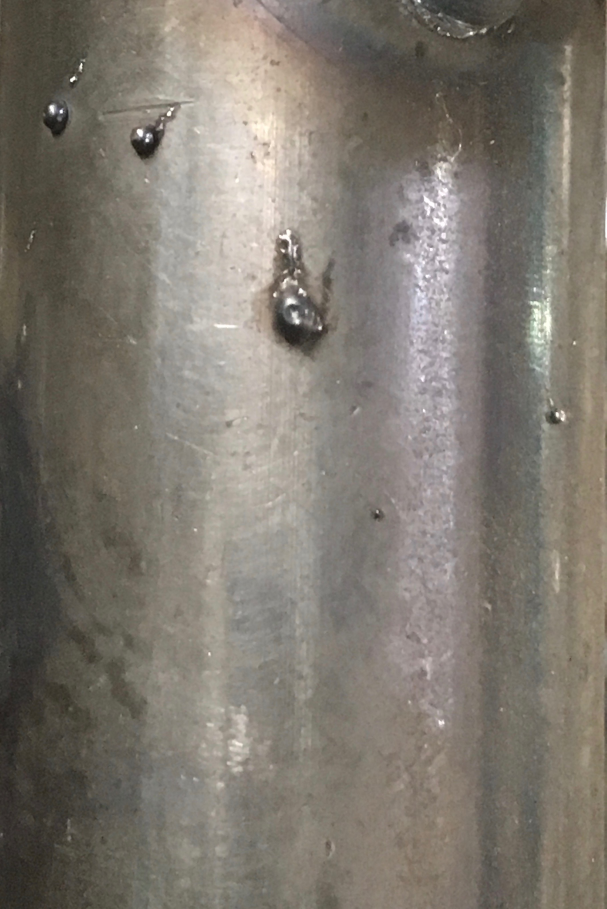
#> input picture IMG_8792.jpg, 1819 x 2727 px (shown at 1/3 size)
$ python detec.py   (Python 2 division)
#> lines starting #> are read from the running program, lines starting #| are printed output that depends on the picture; after the words box and inside, x2 and y2 are one past the last pixel; in counts of white or black regions, pixels touching at a corner belong together
import cv2
import numpy as np
from matplotlib import pyplot as plt

img = cv2.imread('IMG_8792.jpg',0)
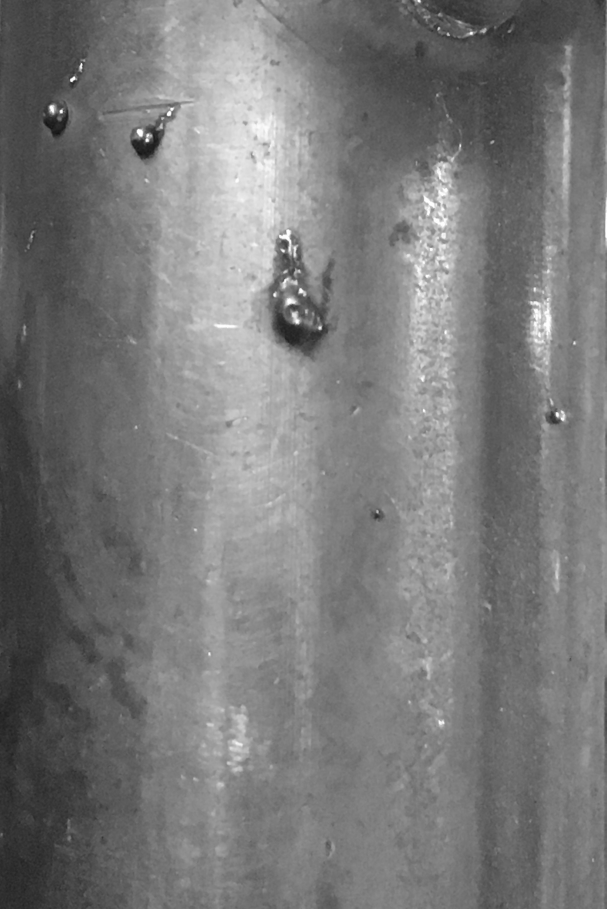
#> img: shape (2727, 1819) (shown at 1/3 size); min 16, max 255, mean 121.5
edges = cv2.Canny(img,150,400)
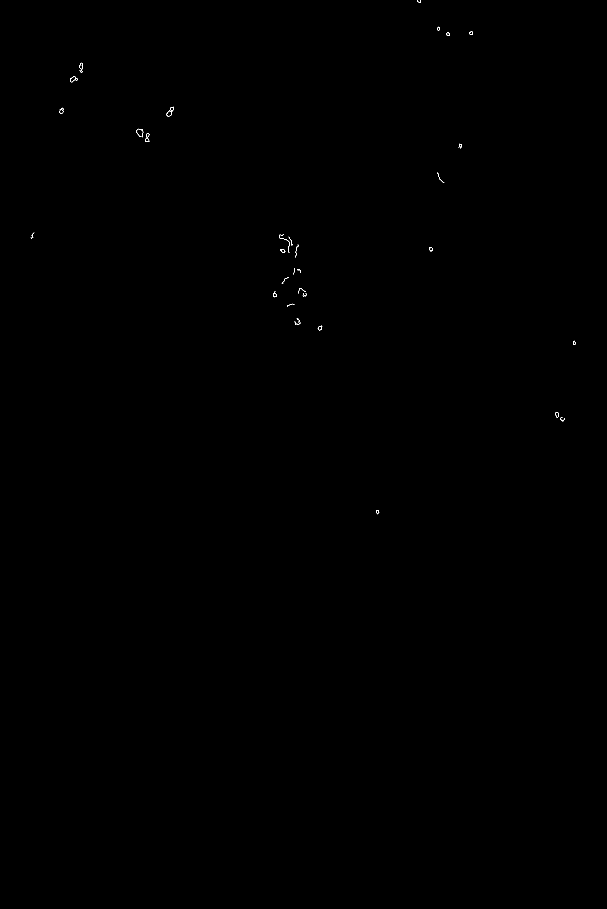
#> edges: shape (2727, 1819) (shown at 1/3 size); 0.03% white in thin lines or dots, all inside (x1, y1, x2, y2) = (92, 0, 1727, 1543)
print edges
#> (printed output is left out)
plt.subplot(121),plt.imshow(img,cmap = 'gray')
plt.title('Original Image'), plt.xticks([]), plt.yticks([])
plt.subplot(122),plt.imshow(edges,cmap = 'gray')
plt.title('Edge Image'), plt.xticks([]), plt.yticks([])

plt.show()
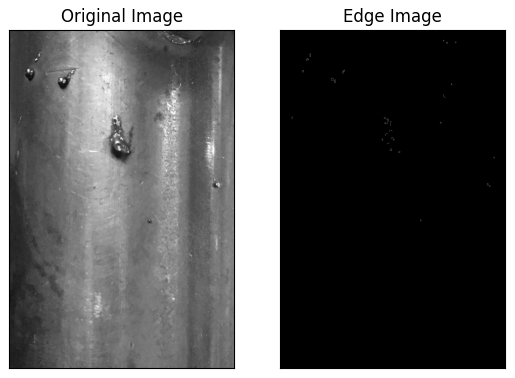
#> figure drawn by matplotlib, 2 panels

$ run again, with IMG_8772.jpg copied over IMG_8792.jpg
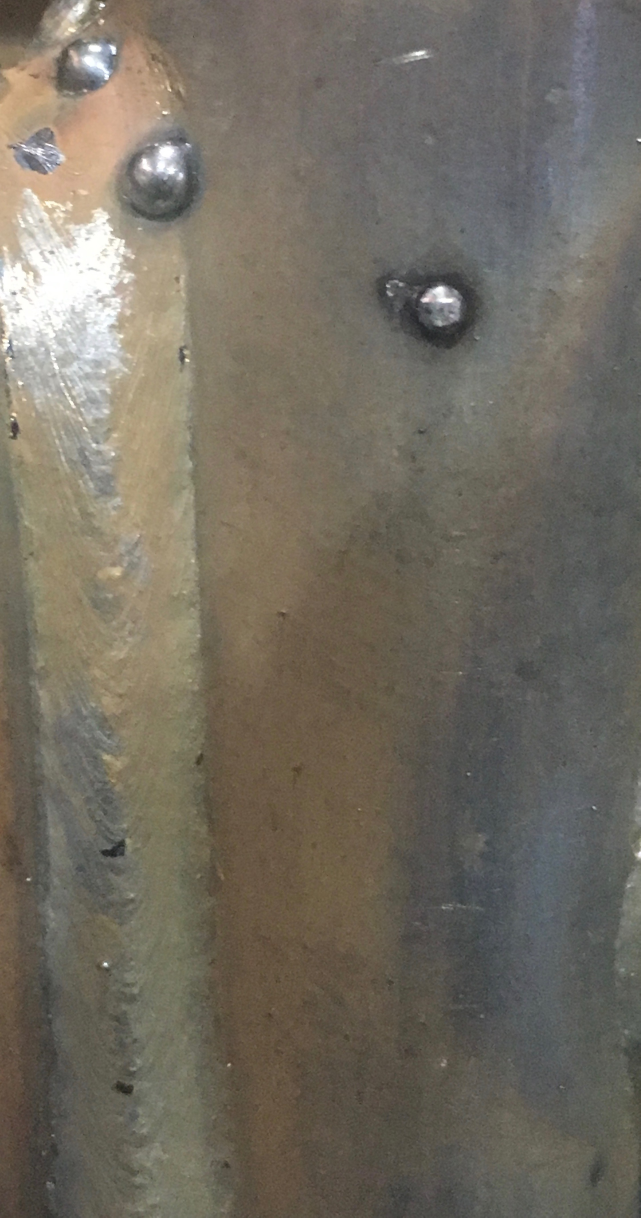
#> input picture IMG_8772.jpg, 1921 x 3652 px (shown at 1/3 size)
#> `edges = cv2.Canny(img,150,400)`:
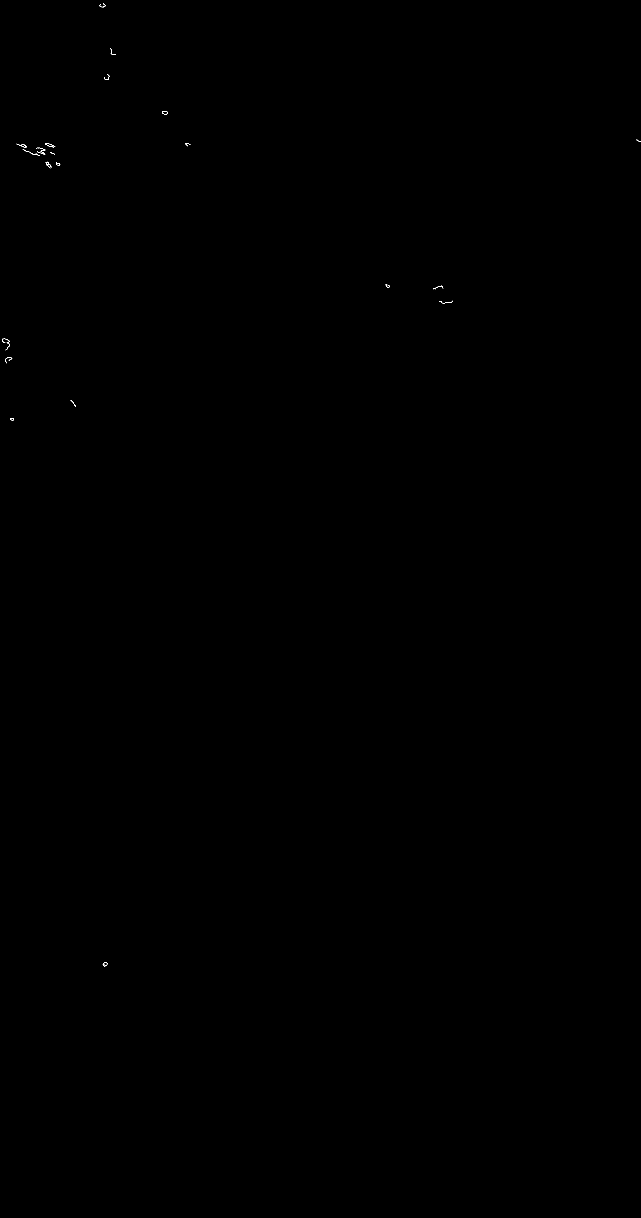
#> edges: shape (3652, 1921) (shown at 1/3 size); 0.02% white in thin lines or dots, all inside (x1, y1, x2, y2) = (6, 10, 1921, 2900)
#> (printed output is left out)
#> `plt.show()`:
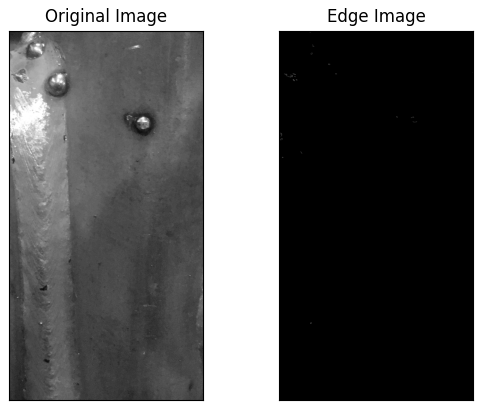
#> figure drawn by matplotlib, 2 panels

$ run again, with IMG_8773.jpg copied over IMG_8792.jpg
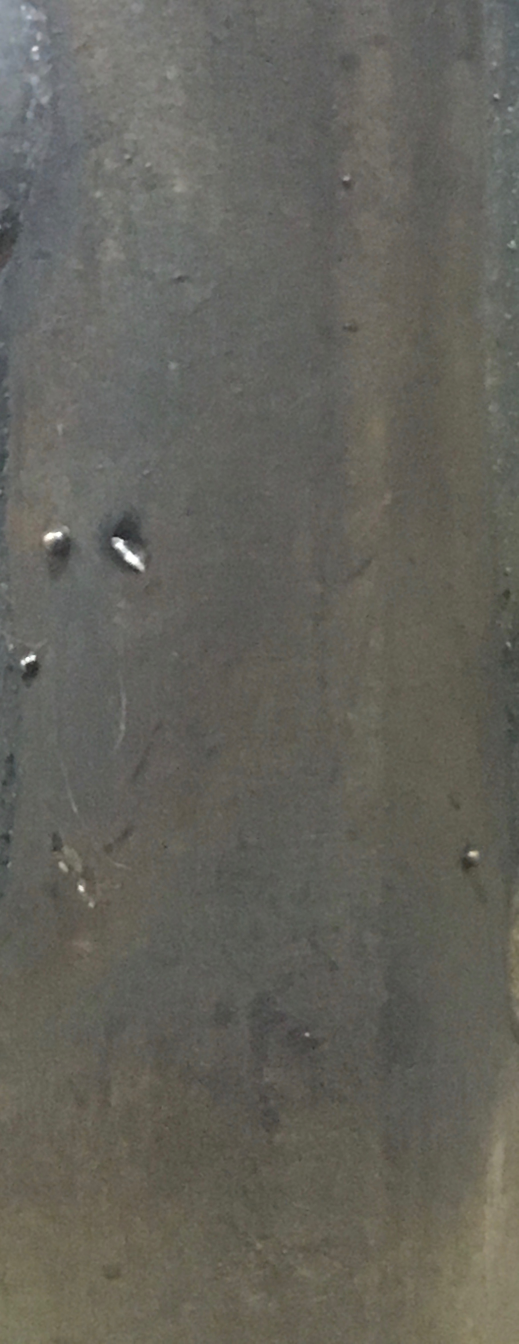
#> input picture IMG_8773.jpg, 1556 x 4032 px (shown at 1/3 size)
#> `img = cv2.imread('IMG_8792.jpg',0)`:
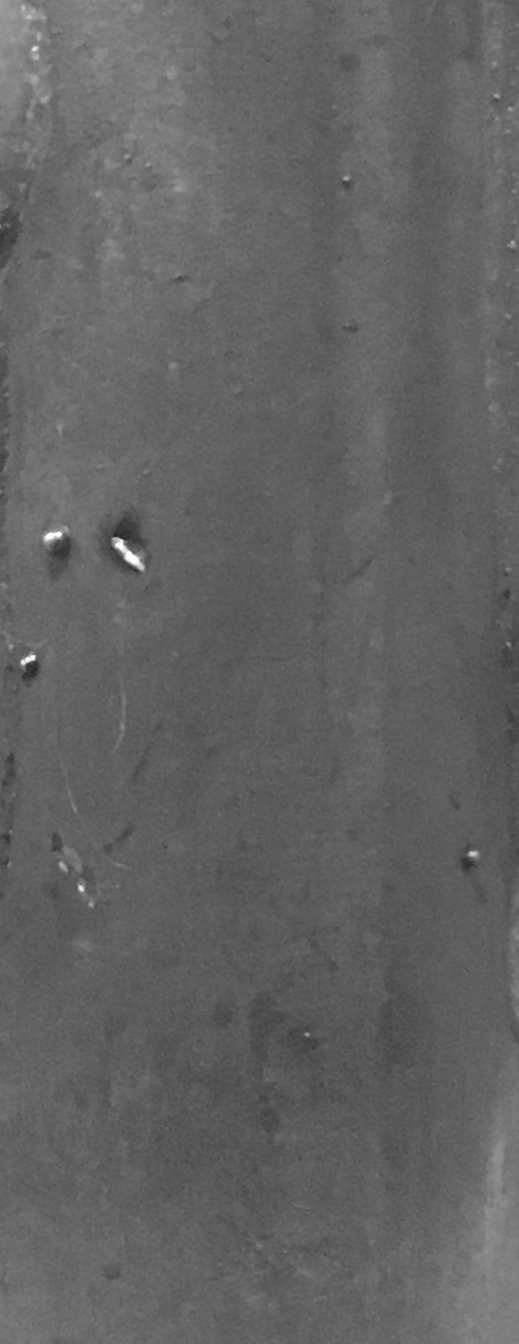
#> img: shape (4032, 1556) (shown at 1/3 size); min 27, max 255, mean 98.7
#> edges: shape (4032, 1556); 0% white in thin lines or dots, all inside (x1, y1, x2, y2) = (74, 1610, 409, 1980)
#> (printed output is left out)
#> `plt.show()`:
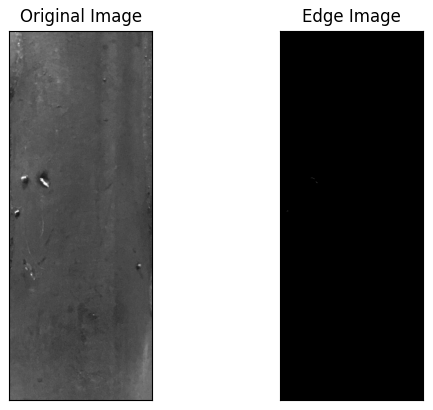
#> figure drawn by matplotlib, 2 panels

$ run again, with IMG_8789.jpg copied over IMG_8792.jpg
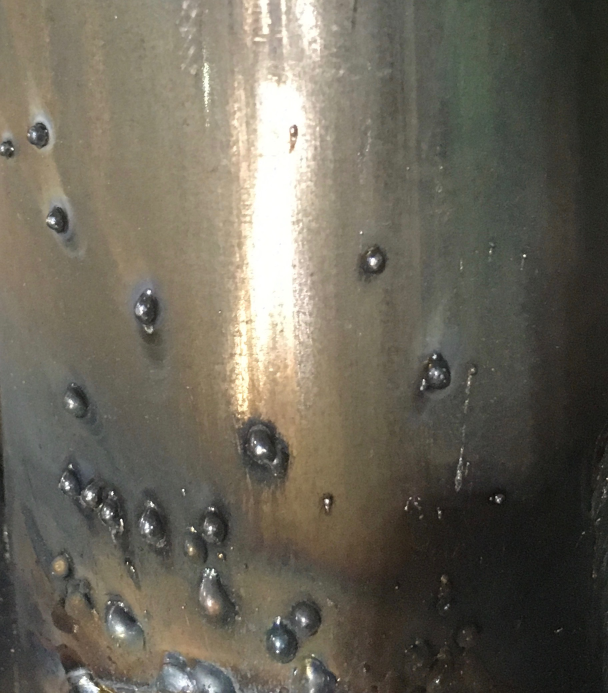
#> input picture IMG_8789.jpg, 1824 x 2078 px (shown at 1/3 size)
#> `edges = cv2.Canny(img,150,400)`:
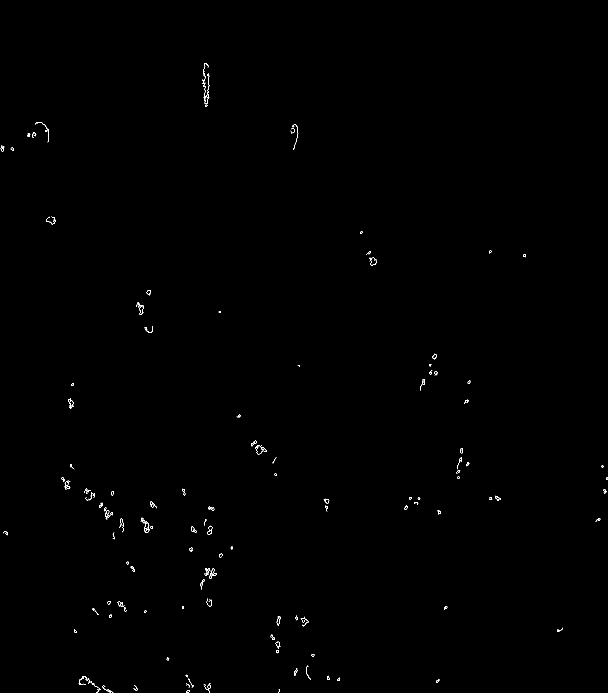
#> edges: shape (2078, 1824) (shown at 1/3 size); 0.16% white in thin lines or dots
#> (printed output is left out)
#> `plt.show()`:
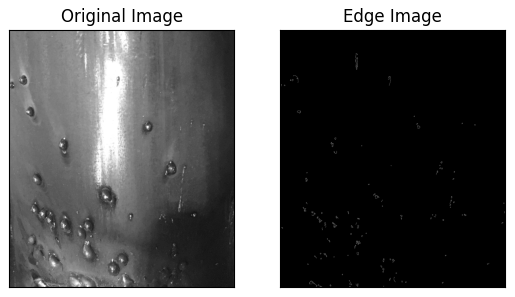
#> figure drawn by matplotlib, 2 panels
